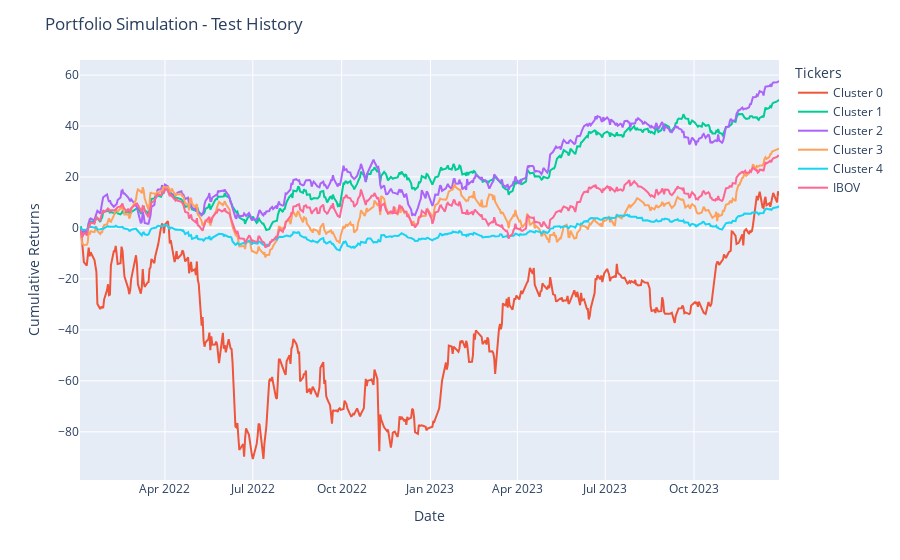

Notebook source saved alongside this figure:
### Code cell
fig = px.line()

for i, returns in enumerate(returns_by_cluster):
    fig.add_scatter(x=returns.index, y=returns.cumsum()*100, mode='lines', name=f'Cluster {i}')

fig.add_scatter(x=benchmark.index, y=benchmark.cumsum()*100, mode='lines', name='IBOV')
    
fig.update_layout(title='Portfolio Simulation - Test History',
                      xaxis_title='Date',
                      yaxis_title='Cumulative Returns',
                      legend_title='Tickers')

fig.show()

### Figure 1 — Plotly figure (JSON) as saved in the notebook; plotly's stock layout.template omitted (floating-point values rounded to 4 significant figures; data arrays with more than 128 entries replaced by an {"elided": "..."} marker saying what was removed)
{"data": [{"hovertemplate": "<extra></extra>", "legendgroup": "", "line": {"color": "#636efa", "dash": "solid"}, "marker": {"symbol": "circle"}, "mode": "lines", "name": "", "orientation": "v", "showlegend": false, "xaxis": "x", "yaxis": "y", "type": "scatter"}, {"mode": "lines", "name": "Cluster 0", "x": {"elided": "481 str values"}, "y": {"elided": "481 float values"}, "type": "scatter"}, {"mode": "lines", "name": "Cluster 1", "x": {"elided": "481 str values"}, "y": {"elided": "481 float values"}, "type": "scatter"}, {"mode": "lines", "name": "Cluster 2", "x": {"elided": "481 str values"}, "y": {"elided": "481 float values"}, "type": "scatter"}, {"mode": "lines", "name": "Cluster 3", "x": {"elided": "481 str values"}, "y": {"elided": "481 float values"}, "type": "scatter"}, {"mode": "lines", "name": "Cluster 4", "x": {"elided": "481 str values"}, "y": {"elided": "481 float values"}, "type": "scatter"}, {"mode": "lines", "name": "IBOV", "x": {"elided": "498 str values"}, "y": {"elided": "498 float values"}, "type": "scatter"}], "layout": {"xaxis": {"anchor": "y", "domain": [0.0, 1.0], "title": {"text": "Date"}}, "yaxis": {"anchor": "x", "domain": [0.0, 1.0], "title": {"text": "Cumulative Returns"}}, "legend": {"tracegroupgap": 0, "title": {"text": "Tickers"}}, "margin": {"t": 60}, "title": {"text": "Portfolio Simulation - Test History"}}}
